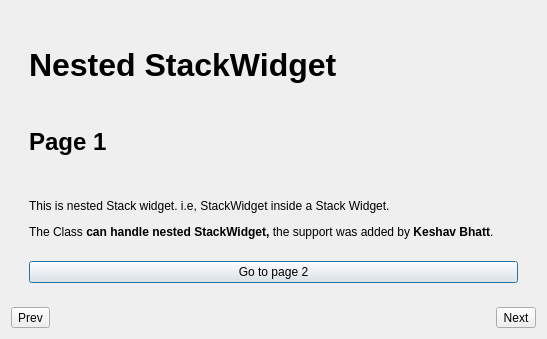
<?xml version="1.0" encoding="UTF-8"?>
<ui version="4.0">
 <class>demo</class>
 <widget class="QDialog" name="demo">
  <property name="geometry">
   <rect>
    <x>0</x>
    <y>0</y>
    <width>547</width>
    <height>339</height>
   </rect>
  </property>
  <property name="windowTitle">
   <string>Dialog</string>
  </property>
  <layout class="QVBoxLayout" name="verticalLayout">
   <item>
    <widget class="SlidingStackedWidget" name="stackedWidget">
     <property name="currentIndex">
      <number>2</number>
     </property>
     <widget class="QWidget" name="page_1">
      <layout class="QHBoxLayout" name="horizontalLayout_2">
       <property name="leftMargin">
        <number>0</number>
       </property>
       <property name="topMargin">
        <number>0</number>
       </property>
       <property name="rightMargin">
        <number>0</number>
       </property>
       <property name="bottomMargin">
        <number>0</number>
       </property>
       <item>
        <widget class="QWidget" name="p1_container" native="true">
         <widget class="QLabel" name="p1_title">
          <property name="geometry">
           <rect>
            <x>10</x>
            <y>10</y>
            <width>171</width>
            <height>61</height>
           </rect>
          </property>
          <property name="styleSheet">
           <string notr="true">font-size: 24px;
font-weight: bold;</string>
          </property>
          <property name="text">
           <string>Welcome!</string>
          </property>
         </widget>
         <widget class="QLabel" name="p1_desc">
          <property name="geometry">
           <rect>
            <x>10</x>
            <y>70</y>
            <width>431</width>
            <height>151</height>
           </rect>
          </property>
          <property name="styleSheet">
           <string notr="true">font-size: 14px;</string>
          </property>
          <property name="text">
           <string>Lorem ipsum dolor sit amet, consectetur adipiscing elit, sed do eiusmod tempor incididunt ut labore et dolore magna aliqua. Ut enim ad minim veniam, quis nostrud exercitation ullamco laboris nisi ut aliquip ex ea commodo consequat. Duis aute irure dolor in reprehenderit in voluptate velit esse cillum dolore eu fugiat nulla pariatur. Excepteur sint occaecat cupidatat non proident, sunt in culpa qui officia deserunt mollit anim id est laborum.</string>
          </property>
          <property name="alignment">
           <set>Qt::AlignLeading|Qt::AlignLeft|Qt::AlignTop</set>
          </property>
          <property name="wordWrap">
           <bool>true</bool>
          </property>
         </widget>
        </widget>
       </item>
      </layout>
     </widget>
     <widget class="QWidget" name="page_3">
      <layout class="QVBoxLayout" name="verticalLayout_2">
       <item>
        <widget class="QWidget" name="p2_container" native="true">
         <widget class="QLabel" name="p2_title">
          <property name="geometry">
           <rect>
            <x>10</x>
            <y>10</y>
            <width>301</width>
            <height>61</height>
           </rect>
          </property>
          <property name="styleSheet">
           <string notr="true">font-size: 24px;
font-weight: bold;
</string>
          </property>
          <property name="text">
           <string>Widgets</string>
          </property>
         </widget>
         <widget class="QTabWidget" name="tabWidget">
          <property name="geometry">
           <rect>
            <x>10</x>
            <y>70</y>
            <width>431</width>
            <height>131</height>
           </rect>
          </property>
          <widget class="QWidget" name="tab">
           <attribute name="title">
            <string>Tab 1</string>
           </attribute>
           <widget class="QRadioButton" name="radioButton">
            <property name="geometry">
             <rect>
              <x>10</x>
              <y>10</y>
              <width>121</width>
              <height>21</height>
             </rect>
            </property>
            <property name="text">
             <string>Radio Button</string>
            </property>
            <property name="checked">
             <bool>true</bool>
            </property>
           </widget>
           <widget class="QRadioButton" name="radioButton_2">
            <property name="geometry">
             <rect>
              <x>10</x>
              <y>40</y>
              <width>131</width>
              <height>21</height>
             </rect>
            </property>
            <property name="text">
             <string>Radio Button 2</string>
            </property>
           </widget>
           <widget class="QComboBox" name="comboBox">
            <property name="geometry">
             <rect>
              <x>10</x>
              <y>70</y>
              <width>141</width>
              <height>23</height>
             </rect>
            </property>
            <item>
             <property name="text">
              <string>Item 1</string>
             </property>
            </item>
            <item>
             <property name="text">
              <string>Item 2</string>
             </property>
            </item>
            <item>
             <property name="text">
              <string>Item 3</string>
             </property>
            </item>
           </widget>
          </widget>
          <widget class="QWidget" name="tab_2">
           <attribute name="title">
            <string>Tab 2</string>
           </attribute>
          </widget>
         </widget>
        </widget>
       </item>
      </layout>
     </widget>
     <widget class="QWidget" name="page_4">
      <layout class="QVBoxLayout" name="verticalLayout_4">
       <item>
        <widget class="SlidingStackedWidget" name="stackedWidget_2">
         <property name="currentIndex">
          <number>0</number>
         </property>
         <widget class="QWidget" name="page">
          <layout class="QVBoxLayout" name="verticalLayout_5">
           <item>
            <widget class="QLabel" name="label">
             <property name="font">
              <font>
               <pointsize>24</pointsize>
               <weight>75</weight>
               <bold>true</bold>
              </font>
             </property>
             <property name="text">
              <string>Nested StackWidget</string>
             </property>
            </widget>
           </item>
           <item>
            <widget class="QLabel" name="label_3">
             <property name="font">
              <font>
               <pointsize>18</pointsize>
               <weight>75</weight>
               <bold>true</bold>
              </font>
             </property>
             <property name="text">
              <string>Page 1</string>
             </property>
            </widget>
           </item>
           <item>
            <widget class="QLabel" name="label_2">
             <property name="text">
              <string>&lt;html&gt;&lt;head/&gt;&lt;body&gt;&lt;p&gt;This is nested Stack widget. i.e, StackWidget inside a Stack Widget.&lt;/p&gt;&lt;p&gt;The Class&lt;span style=&quot; font-weight:600;&quot;&gt; can handle nested StackWidget, &lt;/span&gt;the support was added by &lt;span style=&quot; font-weight:600;&quot;&gt;Keshav Bhatt&lt;/span&gt;.&lt;/p&gt;&lt;/body&gt;&lt;/html&gt;</string>
             </property>
             <property name="wordWrap">
              <bool>true</bool>
             </property>
            </widget>
           </item>
           <item>
            <widget class="QPushButton" name="nestedGoToPage2">
             <property name="text">
              <string>Go to page 2</string>
             </property>
            </widget>
           </item>
          </layout>
         </widget>
         <widget class="QWidget" name="page_2">
          <layout class="QVBoxLayout" name="verticalLayout_6">
           <item>
            <widget class="QLabel" name="label_4">
             <property name="font">
              <font>
               <pointsize>24</pointsize>
               <weight>75</weight>
               <bold>true</bold>
              </font>
             </property>
             <property name="text">
              <string>Nested StackWidget</string>
             </property>
            </widget>
           </item>
           <item>
            <widget class="QLabel" name="label_6">
             <property name="font">
              <font>
               <pointsize>18</pointsize>
               <weight>75</weight>
               <bold>true</bold>
              </font>
             </property>
             <property name="text">
              <string>Page 2</string>
             </property>
            </widget>
           </item>
           <item>
            <widget class="QLabel" name="label_5">
             <property name="text">
              <string>&lt;html&gt;&lt;head/&gt;&lt;body&gt;&lt;p&gt;This is nested Stack widget. i.e, StackWidget inside a Stack Widget.&lt;/p&gt;&lt;p&gt;The Class&lt;span style=&quot; font-weight:600;&quot;&gt; can handle nested StackWidget, &lt;/span&gt;the support was added by &lt;span style=&quot; font-weight:600;&quot;&gt;Keshav Bhatt&lt;/span&gt;.&lt;/p&gt;&lt;/body&gt;&lt;/html&gt;</string>
             </property>
            </widget>
           </item>
           <item>
            <widget class="QPushButton" name="nestedGoToPage1">
             <property name="text">
              <string>Go back</string>
             </property>
            </widget>
           </item>
          </layout>
         </widget>
        </widget>
       </item>
      </layout>
     </widget>
     <widget class="QWidget" name="page_5">
      <layout class="QVBoxLayout" name="verticalLayout_3">
       <item>
        <widget class="QWidget" name="p4_container" native="true">
         <widget class="QLabel" name="p4_title">
          <property name="geometry">
           <rect>
            <x>10</x>
            <y>10</y>
            <width>271</width>
            <height>61</height>
           </rect>
          </property>
          <property name="styleSheet">
           <string notr="true">font-size: 24px;
font-weight: bold;</string>
          </property>
          <property name="text">
           <string>Last page</string>
          </property>
         </widget>
         <widget class="QLabel" name="p4_desc">
          <property name="geometry">
           <rect>
            <x>10</x>
            <y>70</y>
            <width>431</width>
            <height>141</height>
           </rect>
          </property>
          <property name="styleSheet">
           <string notr="true">font-size: 14px;</string>
          </property>
          <property name="text">
           <string>Est ridiculus Class consectetuer leo nullam. Convallis porta condimentum dapibus. Suspendisse aliquam ligula elementum blandit. Massa sit. Tempor nonummy commodo odio id, bibendum.

Consequat, cras suspendisse molestie, cras purus integer tristique quam est lorem.</string>
          </property>
          <property name="alignment">
           <set>Qt::AlignLeading|Qt::AlignLeft|Qt::AlignTop</set>
          </property>
          <property name="wordWrap">
           <bool>true</bool>
          </property>
         </widget>
        </widget>
       </item>
      </layout>
     </widget>
    </widget>
   </item>
   <item>
    <layout class="QHBoxLayout" name="horizontalLayout">
     <property name="topMargin">
      <number>0</number>
     </property>
     <item>
      <widget class="QToolButton" name="prev">
       <property name="styleSheet">
        <string notr="true"/>
       </property>
       <property name="text">
        <string>Prev</string>
       </property>
       <property name="icon">
        <iconset theme="arrow-left">
         <normaloff>.</normaloff>.</iconset>
       </property>
       <property name="toolButtonStyle">
        <enum>Qt::ToolButtonIconOnly</enum>
       </property>
      </widget>
     </item>
     <item>
      <spacer name="horizontalSpacer">
       <property name="orientation">
        <enum>Qt::Horizontal</enum>
       </property>
       <property name="sizeHint" stdset="0">
        <size>
         <width>40</width>
         <height>20</height>
        </size>
       </property>
      </spacer>
     </item>
     <item>
      <widget class="QToolButton" name="next">
       <property name="styleSheet">
        <string notr="true"/>
       </property>
       <property name="text">
        <string>Next</string>
       </property>
       <property name="icon">
        <iconset theme="arrow-right">
         <normaloff>.</normaloff>.</iconset>
       </property>
       <property name="toolButtonStyle">
        <enum>Qt::ToolButtonIconOnly</enum>
       </property>
      </widget>
     </item>
    </layout>
   </item>
  </layout>
 </widget>
 <customwidgets>
  <customwidget>
   <class>SlidingStackedWidget</class>
   <extends>QStackedWidget</extends>
   <header>slidingstackedwidget.h</header>
   <container>1</container>
  </customwidget>
 </customwidgets>
 <resources/>
 <connections/>
</ui>
